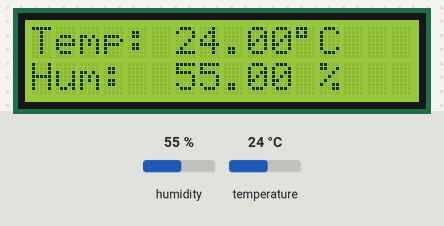
A sketch run on a simulated Arduino Uno, built with avr-gcc and run on an emulated ATmega328P. Shown: 16×2 character LCD. Inputs (shaded band) come from the test bench; at power-on: humidity 55 %, temperature 24 °C. What the sketch prints to the serial monitor is not drawn.

Above: at 2.7 s.
2.8 s: humidity set to 22 %
At 4.2 s:
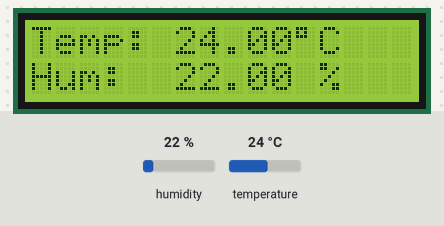
5.5 s: temperature set to 12 °C
At 7.1 s:
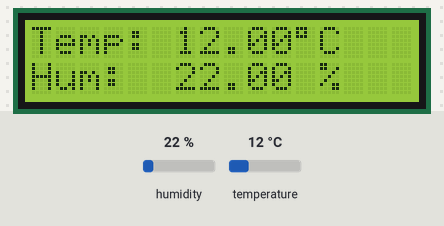
8.2 s: humidity set to 40 %
At 10.6 s:
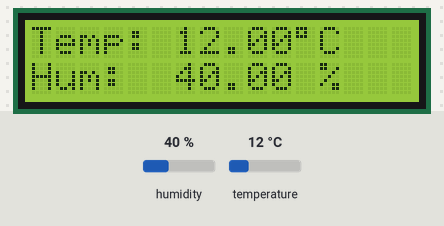
11.2 s: temperature set to 19 °C
At 12.3 s:
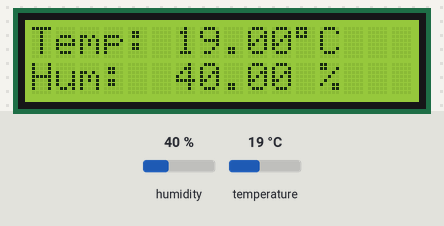
Timing chart, 0 to 14.2 s (numbered marks = the images above; inputs shaded):
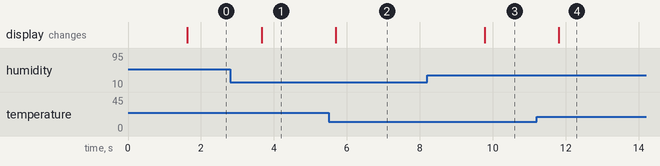

Measured:
- after the input at 2.8 s, the display: changes after 0.86 s (image 1)
- after the input at 5.5 s, the display: changes after 0.20 s (image 2)
- after the input at 8.2 s, the display: changes after 1.6 s (image 3)
- after the input at 11.2 s, the display: changes after 0.61 s (image 4)

The sketch:

Decodelabs_IOT_Project1.ino
```cpp
#include <Wire.h>
#include <LiquidCrystal_I2C.h>
#include <dht.h>

dht DHT;
#define DHT22_PIN   2

#define LCD_ADDRESS 0x27
#define LCD_COLUMNS 16
#define LCD_ROWS    2

LiquidCrystal_I2C lcd(LCD_ADDRESS, LCD_COLUMNS, LCD_ROWS);

void setup() {
	Serial.begin(9600);

	lcd.init();
	lcd.backlight();
	lcd.clear();
	lcd.setCursor(0, 0);
	lcd.print("Env Monitor Init");
	delay(1500);
	lcd.clear();
}

void loop() {
	int result = DHT.read22(DHT22_PIN);

	Serial.print("Read result: ");
	Serial.println(result);

	if (result != 0) {
		Serial.println("Failed to read from DHT sensor!");
		lcd.setCursor(0, 0);
		lcd.print("Sensor Error    ");
		lcd.setCursor(0, 1);
		lcd.print("Check wiring    ");
		delay(2000);
		return;
	}

	float humidity    = DHT.humidity;
	float temperature = DHT.temperature;

	Serial.print("Temperature: ");
	Serial.print(temperature);
	Serial.print(" C   Humidity: ");
	Serial.print(humidity);
	Serial.println(" %");

	lcd.setCursor(0, 0);
	lcd.print("Temp: ");
	lcd.print(temperature);
	lcd.print((char)223);
	lcd.print("C   ");

	lcd.setCursor(0, 1);
	lcd.print("Hum:  ");
	lcd.print(humidity);
	lcd.print(" %   ");

	delay(2000);
}
```
